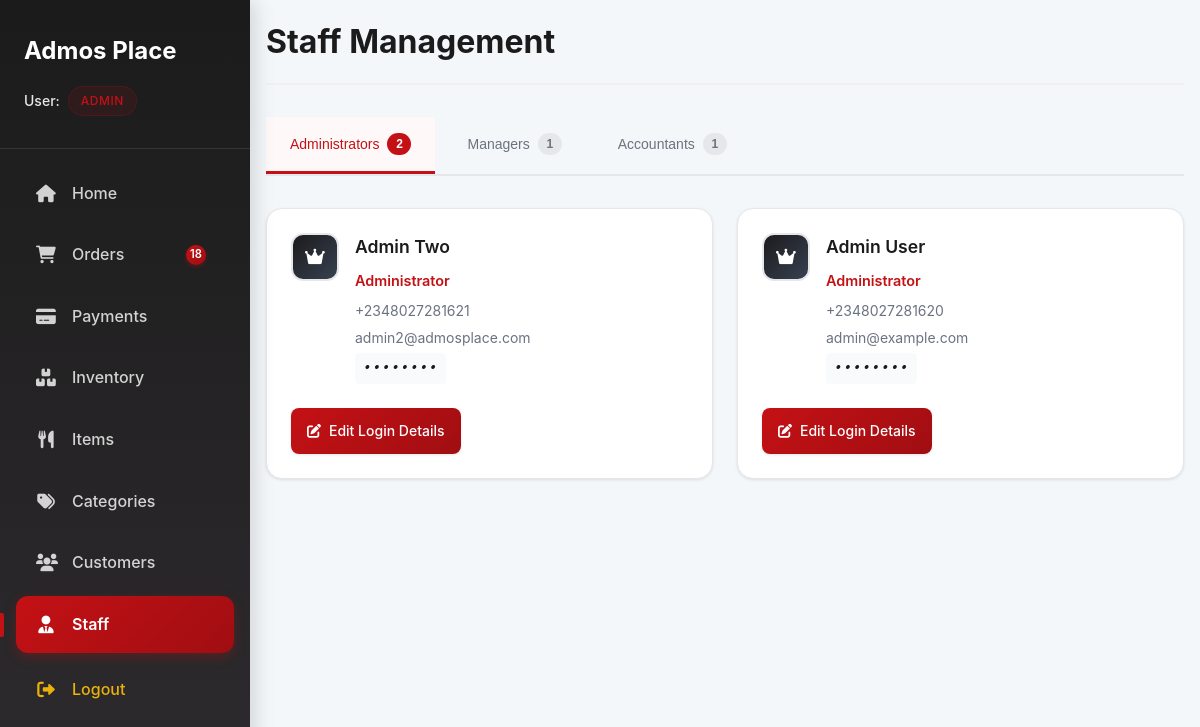
The app's page /dashboard/staff/ (signed in) with its own data.
### accounts/models.py (models this page shows, shortened)
class User(AbstractBaseUser, PermissionsMixin):
    ROLE_CHOICES = (
        ('customer', 'Customer'),
        ('manager', 'Manager'),
        ('accountant', 'Accountant'),
        ('admin', 'Admin'),
    )
    first_name = models.CharField(max_length=50, blank=True)
    last_name = models.CharField(max_length=50, blank=True)
    email = models.EmailField(unique=True, null=True, blank=True)
    phone_number = models.CharField(max_length=15, unique=True)
    delivery_address = models.TextField(blank=True, null=True)
    role = models.CharField(max_length=20, choices=ROLE_CHOICES, default='customer')
    is_active = models.BooleanField(default=True)
    is_staff = models.BooleanField(default=False)
    objects = UserManager()
    USERNAME_FIELD = 'phone_number'
    REQUIRED_FIELDS = []
    def get_full_name(self):
        full_name = f"{self.first_name} {self.last_name}".strip()
        return full_name if full_name else None

### dashboard/views.py (the view)
    def wrapper(request, *args, **kwargs):
        if not request.user.is_authenticated:
            return redirect('dashboard:login')
        if getattr(request.user, "role", None) != "admin":
            return HttpResponseForbidden("Admin access required.")
        return view_func(request, *args, **kwargs)

### dashboard/context_processors.py (called while the page is built)
def active_orders_count(request):
    if hasattr(request, 'user') and request.user.is_authenticated and getattr(request.user, 'role', None) in ['admin', 'manager', 'accountant']:
        return {
            'active_orders_count': Order.objects.filter(
                payment__status='success',
                status__in=['Pending', 'On the Way']  # Only count active orders
            ).count()
        }
    return {'active_orders_count': 0}

### dashboard/views.py (called while the page is built)
def admin_required(view_func):
    def wrapper(request, *args, **kwargs):
        if not request.user.is_authenticated:
            return redirect('dashboard:login')
        if getattr(request.user, "role", None) != "admin":
            return HttpResponseForbidden("Admin access required.")
        return view_func(request, *args, **kwargs)
    return wrapper

@admin_required
def dashboard_staff(request):
    staff_users = User.objects.filter(
        role__in=['admin', 'manager', 'accountant']
    ).order_by('role', 'first_name', 'last_name')
    staff_by_role = {
        'admin': staff_users.filter(role='admin'),
        'manager': staff_users.filter(role='manager'),
        'accountant': staff_users.filter(role='accountant'),
    }
    context = {
        'staff_users': staff_users,
        'staff_by_role': staff_by_role,
    }
    return render(request, "dashboard/staff.html", context)

### dashboard/templates/dashboard/staff.html (shortened to what this page needs)
{% extends "dashboard/base.html" %}
{% load static %}
{% block content %}
<div class="page-header">
    <h1 class="page-title">Staff Management</h1>
</div>
<div class="page-content">
    <div class="tabs-container">
        <div class="tabs-nav">
            <button class="tab-btn active" onclick="showTab('admin')">
                Administrators
                <span class="tab-count">{{ staff_by_role.admin.count|default:0 }}</span>
            </button>
            <button class="tab-btn" onclick="showTab('manager')">
                Managers
                <span class="tab-count">{{ staff_by_role.manager.count|default:0 }}</span>
            </button>
            <button class="tab-btn" onclick="showTab('accountant')">
                Accountants
                <span class="tab-count">{{ staff_by_role.accountant.count|default:0 }}</span>
            </button>
        </div>
    </div>
    <div class="tab-content">
        <div id="admin-tab" class="tab-pane active">
            {% if staff_by_role.admin %}
                <div class="staff-grid">
                    {% for admin in staff_by_role.admin %}
                    <div class="staff-card">
                        <div class="staff-info">
                            <div class="staff-avatar">
                                <i class="fas fa-crown"></i>
                            </div>
                            <div class="staff-details">
                                <h3>{{ admin.get_full_name|default:"No Name" }}</h3>
                                <p class="staff-role">Administrator</p>
                                <p class="staff-phone">{{ admin.phone_number }}</p>
                                <p class="staff-email">{{ admin.email|default:"No email" }}</p>
                                <p class="staff-password">••••••••</p>
                            </div>
                        </div>
                        <div class="staff-actions">
                            <a href="{% url 'dashboard:edit_staff' admin.id %}" class="btn btn-primary">
                                <i class="fas fa-edit"></i> Edit Login Details
                            </a>
                        </div>
                    </div>
                    {% endfor %}
                </div>
            {% endif %}
        </div>
    </div>
</div>
{% endblock %}

### dashboard/templates/dashboard/base.html (shortened to what this page needs)
<!DOCTYPE html>
<html lang="en">
<head>
    {% load static %}
    <link rel="stylesheet" href="{% static 'dashboard/css/style.css' %}?v=17">
    <link rel="stylesheet" href="https://cdnjs.cloudflare.com/ajax/libs/font-awesome/6.0.0/css/all.min.css">
</head>
<body>
    <div class="dashboard-container">
        <aside class="sidebar" id="sidebar">
            <div class="sidebar-header">
                <div class="header-top">
                <h3>Admos Place</h3>
                </div>
                <div class="user-info">
                    <div class="user-name">User: <span class="user-role">{{ user.role|title }}</span></div>
                </div>
            </div>
            <nav class="sidebar-nav">
                <ul>
                    {% if user.role in 'admin,accountant' %}
                    <li class="{% if request.resolver_match.url_name == 'home' %}active{% endif %}">
                        <a href="{% url 'dashboard:home' %}">
                            <i class="fas fa-home"></i> Home
                        </a>
                    </li>
                    {% endif %}
        <li class="{% if request.resolver_match.url_name == 'orders' or request.resolver_match.url_name == 'delivered_orders' %}active{% endif %}">
            <a href="{% url 'dashboard:orders' %}">
                <i class="fas fa-shopping-cart"></i> Orders
                <span class="sidebar-badge">{{ active_orders_count }}</span>
            </a>
        </li>
                    {% if user.role in 'admin,accountant' %}
                    <li class="{% if request.resolver_match.url_name == 'payments' %}active{% endif %}">
                        <a href="{% url 'dashboard:payments' %}">
                            <i class="fas fa-credit-card"></i> Payments
                        </a>
                    </li>
                    {% endif %}
                    <li class="{% if request.resolver_match.url_name == 'inventory' %}active{% endif %}">
                        <a href="{% url 'dashboard:inventory' %}">
                            <i class="fas fa-boxes"></i> Inventory
                        </a>
                    </li>
                    <li class="{% if request.resolver_match.url_name == 'items' %}active{% endif %}">
                        <a href="{% url 'dashboard:items' %}">
                            <i class="fas fa-utensils"></i> Items
                        </a>
                    </li>
                    <li class="{% if request.resolver_match.url_name == 'categories' %}active{% endif %}">
                        <a href="{% url 'dashboard:categories' %}">
                            <i class="fas fa-tags"></i> Categories
                        </a>
                    </li>
        <li class="{% if request.resolver_match.url_name == 'users' %}active{% endif %}">
            <a href="{% url 'dashboard:users' %}">
                <i class="fas fa-users"></i> Customers
            </a>
        </li>
                    {% if user.role == 'admin' %}
                    <li class="{% if request.resolver_match.url_name == 'staff' %}active{% endif %}">
                        <a href="{% url 'dashboard:staff' %}">
                            <i class="fas fa-user-tie"></i> Staff
                        </a>
                    </li>
                    {% endif %}
                    <li class="logout-item">
                        <a href="#" onclick="openDashboardLogout()" class="logout-link">
                            <i class="fas fa-sign-out-alt"></i> Logout
                        </a>
                    </li>
                </ul>
            </nav>
        </aside>
        <main class="main-content">
            <div class="content-body">
                {% block content %}{% endblock %}
            </div>
        </main>
    </div>
    <link rel="stylesheet" href="https://cdnjs.cloudflare.com/ajax/libs/font-awesome/6.0.0/css/all.min.css">
</body>
</html>

### dashboard/static/dashboard/css/style.css (style rules this page uses)
:root { --primary-color: #C41115; --secondary-color: #FFB300; --text-color: #333; --light-gray: #f4f7f9; --medium-gray: #e0e0e0; --dark-gray: #555; --border-color: #e0e0e0; --font-family: -apple-system, BlinkMacSystemFont, "Segoe UI", Roboto, "Helvetica Neue", Arial, sans-serif; }
*, *::before, *::after { box-sizing: border-box; margin: 0; padding: 0; }
body { font-family: var(--font-family); line-height: 1.6; color: var(--text-color); background-color: var(--light-gray); }
.dashboard-container { display: flex; min-height: 100vh; }
.btn { padding: 0.75rem 1.5rem; border-radius: 8px; border: none; cursor: pointer; font-weight: 600; font-size: 1rem; transition: background-color 0.3s, transform 0.2s; }
.btn-primary { background-color: var(--primary-color); color: white; }
.sidebar-badge { background: linear-gradient(135deg, #C41115 0%, #a00e12 100%); color: white; border-radius: 12px; min-width: 20px; height: 20px; display: inline-flex; align-items: center; justify-content: center; font-size: 0.7rem; font-weight: 600; margin-left: auto; margin-right: 0.5rem; box-shadow: 0 2px 4px rgba(196, 17, 21, 0.3); }
.page-header { display: flex; justify-content: space-between; align-items: center; margin-bottom: 2rem; padding-bottom: 1rem; border-bottom: 2px solid #f0f0f0; }
.page-header h1 { margin: 0; color: var(--primary-color); font-size: 2rem; }
.btn-primary { background: var(--primary-color); color: white; border: none; padding: 0.5rem 1rem; border-radius: 8px; font-size: 0.9rem; cursor: pointer; transition: all 0.3s ease; display: inline-flex; align-items: center; gap: 0.5rem; }
.sidebar { width: 250px; background: linear-gradient(180deg, #1C1B1C 0%, #2d2b2d 100%); padding: 0; box-shadow: 4px 0 20px rgba(0, 0, 0, 0.15); transition: transform 0.3s ease-in-out; height: 100vh; overflow: hidden; position: fixed; top: 0; left: 0; z-index: 1000; }
.sidebar-header { padding: 2rem 1.5rem 1.5rem; border-bottom: 1px solid rgba(255, 255, 255, 0.1); margin-bottom: 1rem; }
.header-top { display: flex; justify-content: space-between; align-items: center; margin-bottom: 1rem; }
.sidebar-header h3 { color: white; font-size: 1.5rem; font-weight: 700; margin: 0; }
.user-info { text-align: center; margin: 0.5rem 0; }
.user-name { font-weight: 500; color: rgba(255, 255, 255, 0.9); font-size: 0.875rem; margin: 0; display: flex; align-items: center; justify-content: center; gap: 0.5rem; }
.user-role { color: #C41115; font-weight: 600; background: rgba(196, 17, 21, 0.1); padding: 0.25rem 0.75rem; border-radius: 20px; font-size: 0.75rem; text-transform: uppercase; letter-spacing: 0.5px; border: 1px solid rgba(196, 17, 21, 0.2); }
.sidebar-nav ul { list-style: none; padding: 0; margin: 0; }
.sidebar-nav li { margin: 0.25rem 1rem; }
.sidebar-nav li a { display: flex; align-items: center; padding: 1rem 1.25rem; color: rgba(255, 255, 255, 0.8); text-decoration: none; border-radius: 12px; transition: all 0.3s ease; font-weight: 500; position: relative; }
.sidebar-nav li a i { margin-right: 1rem; font-size: 1.1rem; width: 20px; text-align: center; }
.sidebar-nav li.active a { background: linear-gradient(135deg, #C41115 0%, #a00e12 100%); color: white; font-weight: 600; box-shadow: 0 4px 12px rgba(196, 17, 21, 0.3); }
.sidebar-nav li.active a::before { content: ''; position: absolute; left: -1rem; top: 50%; transform: translateY(-50%); width: 4px; height: 24px; background: #C41115; border-radius: 0 2px 2px 0; }
.sidebar-nav .logout-item a { color: rgba(255, 193, 7, 0.9) !important; margin-top: 0.5rem; padding-top: 1rem; }
.sidebar-nav .logout-item a i { color: rgba(255, 193, 7, 0.9); }
.main-content { flex-grow: 1; display: flex; flex-direction: column; margin-left: 250px; }
.user-info { display: flex; align-items: center; }
.user-info span { margin-right: 0.75rem; font-weight: 500; }
.content-body { padding: 1rem; flex-grow: 1; overflow-y: auto; }
.page-title { margin-bottom: 2rem; color: #1C1B1C; font-size: 2rem; font-weight: 700; }
.staff-password, .staff-password-display { font-family: monospace; letter-spacing: 1px; color: #666; font-weight: 500; font-style: italic; }

### records on screen
User: role "ADMIN", get_full_name "Admin User", phone_number "+2348027281620", email "admin@example.com"
User: get_full_name "Admin Two", phone_number "+2348027281621", email "admin2@admosplace.com"

### other values on screen
{{ active_orders_count }} "18"
{{ staff_by_role.admin.count|default:0 }} "2"
{{ staff_by_role.manager.count|default:0 }} "1"
{{ staff_by_role.accountant.count|default:0 }} "1"
